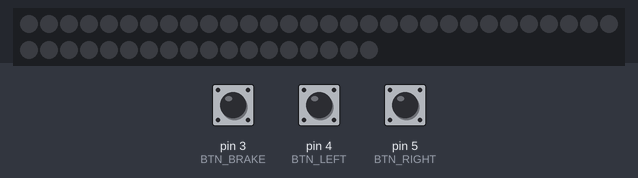
A sketch run on a simulated Arduino Uno, built with avr-gcc and run on an emulated ATmega328P. Shown: 48 RGB LEDs in strip order, left to right, continuing on the next row. Inputs (shaded band) come from the test bench; at power-on: pin 4 (BTN_LEFT) HIGH, pin 3 (BTN_BRAKE) HIGH, pin 5 (BTN_RIGHT) HIGH.

Above: at 1.2 s.
1.3 s: pin 4 (BTN_LEFT) pulled LOW for 0.15 s
4.4 s: pin 3 (BTN_BRAKE) pulled LOW for 0.15 s
At 4.5 s:
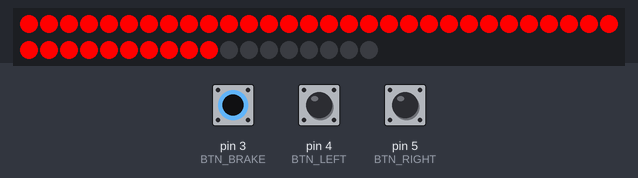
6.0 s: pin 5 (BTN_RIGHT) pulled LOW for 3.2 s
At 6.25 s:
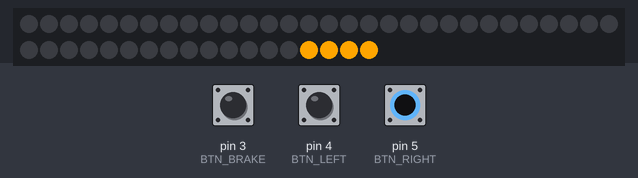
10.7 s: pin 3 (BTN_BRAKE) pulled LOW for 1 s
At 11.25 s:
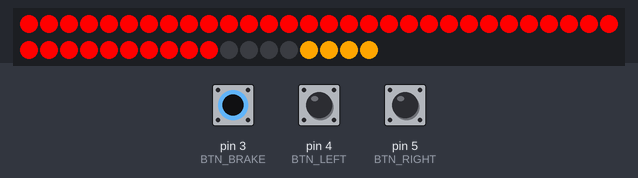
13.2 s: pin 3 (BTN_BRAKE) pulled LOW for 3.2 s
17.9 s: pin 4 (BTN_LEFT) pulled LOW for 1 s
At 18.25 s:
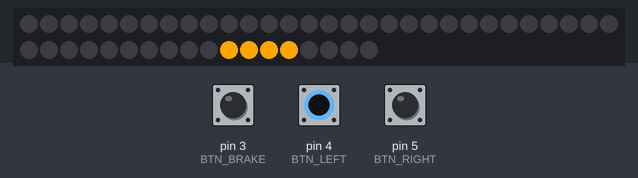
Timing chart, 0 to 20.9 s (numbered marks = the images above; inputs shaded):
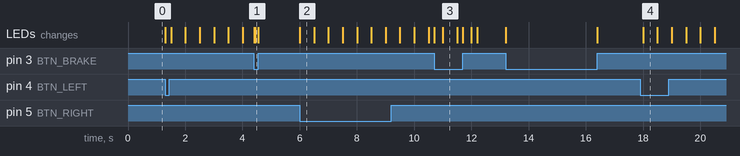

Measured:
- after the input at 4.4 s, the LEDs: first change at once (image 1 shows a later state)
- after the input at 6.0 s, the LEDs: change at once (image 2)
- after the input at 10.7 s, the LEDs: first change at once (image 3 shows a later state)
- after the input at 17.9 s, the LEDs: change after 0.11 s (image 4)

The sketch:

Arduino_7.ino
```cpp
#include <Adafruit_NeoPixel.h>

#define LED_PIN 2
#define NUM_LEDS 48

#define BTN_BRAKE 3
#define BTN_LEFT 4
#define BTN_RIGHT 5

Adafruit_NeoPixel leds(NUM_LEDS, LED_PIN, NEO_GRB + NEO_KHZ800);

#define BRAKE_START 0
#define BRAKE_END 39
#define LEFT_BLINKER_START 40
#define LEFT_BLINKER_END 43
#define RIGHT_BLINKER_START 44
#define RIGHT_BLINKER_END 47

unsigned long leftBlinkerLastTime = 0;
unsigned long rightBlinkerLastTime = 0;
bool leftBlinkerActive = false;
bool rightBlinkerActive = false;

void setup() {
  leds.begin();
  leds.clear();
  leds.show();

  pinMode(BTN_BRAKE, INPUT_PULLUP);
  pinMode(BTN_LEFT, INPUT_PULLUP);
  pinMode(BTN_RIGHT, INPUT_PULLUP);
}

void loop() {
  if (digitalRead(BTN_BRAKE) == LOW) {
    setSegment(BRAKE_START, BRAKE_END, leds.Color(255, 0, 0));
  } else {
    clearSegment(BRAKE_START, BRAKE_END);
  }

  handleBlinker(BTN_LEFT, LEFT_BLINKER_START, LEFT_BLINKER_END, leftBlinkerLastTime, leftBlinkerActive);
  handleBlinker(BTN_RIGHT, RIGHT_BLINKER_START, RIGHT_BLINKER_END, rightBlinkerLastTime, rightBlinkerActive);
}

void handleBlinker(int buttonPin, int start, int end, unsigned long &lastTime, bool &isActive) {
  if (digitalRead(buttonPin) == LOW) {
    isActive = true;
    lastTime = millis();
  }

  if (isActive) {
    unsigned long currentTime = millis();

    if ((currentTime / 500) % 2 == 0) {
      setSegment(start, end, leds.Color(255, 165, 0));
    } else {
      clearSegment(start, end);
    }

    if (currentTime - lastTime > 3000) {
      isActive = false;
      clearSegment(start, end);
    }
  }
}

void setSegment(int start, int end, uint32_t color) {
  for (int i = start; i <= end; i++) {
    leds.setPixelColor(i, color);
  }
  leds.show();
}

void clearSegment(int start, int end) {
  for (int i = start; i <= end; i++) {
    leds.setPixelColor(i, 0);
  }
  leds.show();
}
```
